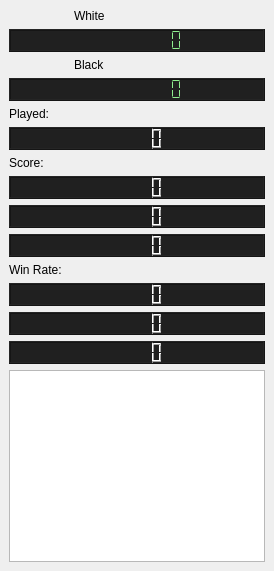
  <widget class="QDockWidget" name="dockWidget">
   <property name="sizePolicy">
    <sizepolicy hsizetype="Preferred" vsizetype="Preferred">
     <horstretch>0</horstretch>
     <verstretch>0</verstretch>
    </sizepolicy>
   </property>
   <property name="autoFillBackground">
    <bool>false</bool>
   </property>
   <property name="styleSheet">
    <string notr="true">QLCDNumber {
	color: lightgreen;
	background-color: rgb(32, 32, 32);
}</string>
   </property>
   <property name="floating">
    <bool>false</bool>
   </property>
   <property name="allowedAreas">
    <set>Qt::AllDockWidgetAreas</set>
   </property>
   <property name="windowTitle">
    <string>Match Details</string>
   </property>
   <attribute name="dockWidgetArea">
    <number>2</number>
   </attribute>
   <widget class="QWidget" name="dockWidgetContents">
    <property name="sizePolicy">
     <sizepolicy hsizetype="Preferred" vsizetype="Preferred">
      <horstretch>0</horstretch>
      <verstretch>0</verstretch>
     </sizepolicy>
    </property>
    <property name="minimumSize">
     <size>
      <width>0</width>
      <height>0</height>
     </size>
    </property>
    <layout class="QVBoxLayout" name="verticalLayout_2">
     <item>
      <widget class="QSplitter" name="splitter">
       <property name="frameShape">
        <enum>QFrame::NoFrame</enum>
       </property>
       <property name="orientation">
        <enum>Qt::Vertical</enum>
       </property>
       <widget class="QWidget" name="layoutWidget">
        <layout class="QVBoxLayout" name="verticalLayout">
         <item>
          <layout class="QHBoxLayout" name="horizontalLayout_5">
           <property name="spacing">
            <number>1</number>
           </property>
           <property name="sizeConstraint">
            <enum>QLayout::SetDefaultConstraint</enum>
           </property>
           <item>
            <widget class="QLabel" name="picLabel1">
             <property name="sizePolicy">
              <sizepolicy hsizetype="Preferred" vsizetype="Preferred">
               <horstretch>1</horstretch>
               <verstretch>0</verstretch>
              </sizepolicy>
             </property>
             <property name="font">
              <font>
               <pointsize>9</pointsize>
              </font>
             </property>
             <property name="text">
              <string/>
             </property>
             <property name="pixmap">
              <pixmap resource="gamewindow.qrc">:/icon/resources/icon/White.png</pixmap>
             </property>
             <property name="alignment">
              <set>Qt::AlignCenter</set>
             </property>
            </widget>
           </item>
           <item>
            <widget class="QLabel" name="label1">
             <property name="sizePolicy">
              <sizepolicy hsizetype="Preferred" vsizetype="Preferred">
               <horstretch>3</horstretch>
               <verstretch>0</verstretch>
              </sizepolicy>
             </property>
             <property name="font">
              <font>
               <family>Arial</family>
               <pointsize>9</pointsize>
              </font>
             </property>
             <property name="text">
              <string>White</string>
             </property>
            </widget>
           </item>
          </layout>
         </item>
         <item>
          <widget class="QLCDNumber" name="lcdNumber_1">
           <property name="sizePolicy">
            <sizepolicy hsizetype="Preferred" vsizetype="Minimum">
             <horstretch>0</horstretch>
             <verstretch>0</verstretch>
            </sizepolicy>
           </property>
           <property name="styleSheet">
            <string notr="true"/>
           </property>
           <property name="smallDecimalPoint">
            <bool>false</bool>
           </property>
           <property name="digitCount">
            <number>9</number>
           </property>
           <property name="segmentStyle">
            <enum>QLCDNumber::Flat</enum>
           </property>
           <property name="value" stdset="0">
            <double>0.000000000000000</double>
           </property>
           <property name="intValue" stdset="0">
            <number>0</number>
           </property>
          </widget>
         </item>
         <item>
          <layout class="QHBoxLayout" name="horizontalLayout_4">
           <property name="spacing">
            <number>1</number>
           </property>
           <property name="sizeConstraint">
            <enum>QLayout::SetDefaultConstraint</enum>
           </property>
           <item>
            <widget class="QLabel" name="picLabel2">
             <property name="sizePolicy">
              <sizepolicy hsizetype="Preferred" vsizetype="Preferred">
               <horstretch>1</horstretch>
               <verstretch>0</verstretch>
              </sizepolicy>
             </property>
             <property name="font">
              <font>
               <pointsize>9</pointsize>
              </font>
             </property>
             <property name="text">
              <string/>
             </property>
             <property name="pixmap">
              <pixmap resource="gamewindow.qrc">:/icon/resources/icon/Black.png</pixmap>
             </property>
             <property name="alignment">
              <set>Qt::AlignCenter</set>
             </property>
            </widget>
           </item>
           <item>
            <widget class="QLabel" name="label2">
             <property name="sizePolicy">
              <sizepolicy hsizetype="Preferred" vsizetype="Preferred">
               <horstretch>3</horstretch>
               <verstretch>0</verstretch>
              </sizepolicy>
             </property>
             <property name="font">
              <font>
               <family>Arial</family>
               <pointsize>9</pointsize>
              </font>
             </property>
             <property name="text">
              <string>Black</string>
             </property>
            </widget>
           </item>
          </layout>
         </item>
         <item>
          <widget class="QLCDNumber" name="lcdNumber_2">
           <property name="sizePolicy">
            <sizepolicy hsizetype="Preferred" vsizetype="Minimum">
             <horstretch>0</horstretch>
             <verstretch>0</verstretch>
            </sizepolicy>
           </property>
           <property name="styleSheet">
            <string notr="true"/>
           </property>
           <property name="smallDecimalPoint">
            <bool>false</bool>
           </property>
           <property name="digitCount">
            <number>9</number>
           </property>
           <property name="segmentStyle">
            <enum>QLCDNumber::Flat</enum>
           </property>
           <property name="value" stdset="0">
            <double>0.000000000000000</double>
           </property>
           <property name="intValue" stdset="0">
            <number>0</number>
           </property>
          </widget>
         </item>
         <item>
          <widget class="QLabel" name="labelGamesPlayed">
           <property name="font">
            <font>
             <family>Arial</family>
             <pointsize>9</pointsize>
            </font>
           </property>
           <property name="text">
            <string>Played:</string>
           </property>
          </widget>
         </item>
         <item>
          <widget class="QLCDNumber" name="scoreLcdNumber_GamesPlayed">
           <property name="sizePolicy">
            <sizepolicy hsizetype="Preferred" vsizetype="Minimum">
             <horstretch>0</horstretch>
             <verstretch>0</verstretch>
            </sizepolicy>
           </property>
           <property name="layoutDirection">
            <enum>Qt::LeftToRight</enum>
           </property>
           <property name="smallDecimalPoint">
            <bool>false</bool>
           </property>
           <property name="digitCount">
            <number>5</number>
           </property>
           <property name="value" stdset="0">
            <double>0.000000000000000</double>
           </property>
          </widget>
         </item>
         <item>
          <widget class="QLabel" name="labelScore">
           <property name="font">
            <font>
             <family>Arial</family>
             <pointsize>9</pointsize>
            </font>
           </property>
           <property name="text">
            <string>Score:</string>
           </property>
          </widget>
         </item>
         <item>
          <widget class="QLCDNumber" name="scoreLcdNumber_1">
           <property name="sizePolicy">
            <sizepolicy hsizetype="Preferred" vsizetype="Minimum">
             <horstretch>0</horstretch>
             <verstretch>0</verstretch>
            </sizepolicy>
           </property>
           <property name="layoutDirection">
            <enum>Qt::LeftToRight</enum>
           </property>
           <property name="smallDecimalPoint">
            <bool>false</bool>
           </property>
           <property name="digitCount">
            <number>5</number>
           </property>
           <property name="value" stdset="0">
            <double>0.000000000000000</double>
           </property>
          </widget>
         </item>
         <item>
          <widget class="QLCDNumber" name="scoreLcdNumber_2">
           <property name="sizePolicy">
            <sizepolicy hsizetype="Preferred" vsizetype="Minimum">
             <horstretch>0</horstretch>
             <verstretch>0</verstretch>
            </sizepolicy>
           </property>
           <property name="frameShape">
            <enum>QFrame::Box</enum>
           </property>
           <property name="frameShadow">
            <enum>QFrame::Raised</enum>
           </property>
           <property name="digitCount">
            <number>5</number>
           </property>
           <property name="mode">
            <enum>QLCDNumber::Dec</enum>
           </property>
          </widget>
         </item>
         <item>
          <widget class="QLCDNumber" name="scoreLcdNumber_draw">
           <property name="sizePolicy">
            <sizepolicy hsizetype="Preferred" vsizetype="Minimum">
             <horstretch>0</horstretch>
             <verstretch>0</verstretch>
            </sizepolicy>
           </property>
           <property name="smallDecimalPoint">
            <bool>false</bool>
           </property>
           <property name="digitCount">
            <number>5</number>
           </property>
          </widget>
         </item>
         <item>
          <widget class="QLabel" name="labelWinningRate">
           <property name="font">
            <font>
             <family>Arial</family>
             <pointsize>9</pointsize>
            </font>
           </property>
           <property name="text">
            <string>Win Rate:</string>
           </property>
          </widget>
         </item>
         <item>
          <widget class="QLCDNumber" name="winningRateLcdNumber_1">
           <property name="sizePolicy">
            <sizepolicy hsizetype="Preferred" vsizetype="Minimum">
             <horstretch>0</horstretch>
             <verstretch>0</verstretch>
            </sizepolicy>
           </property>
           <property name="smallDecimalPoint">
            <bool>false</bool>
           </property>
           <property name="digitCount">
            <number>5</number>
           </property>
          </widget>
         </item>
         <item>
          <widget class="QLCDNumber" name="winningRateLcdNumber_2">
           <property name="sizePolicy">
            <sizepolicy hsizetype="Preferred" vsizetype="Minimum">
             <horstretch>0</horstretch>
             <verstretch>0</verstretch>
            </sizepolicy>
           </property>
           <property name="smallDecimalPoint">
            <bool>false</bool>
           </property>
           <property name="digitCount">
            <number>5</number>
           </property>
          </widget>
         </item>
         <item>
          <widget class="QLCDNumber" name="winningRateLcdNumber_draw">
           <property name="sizePolicy">
            <sizepolicy hsizetype="Preferred" vsizetype="Minimum">
             <horstretch>0</horstretch>
             <verstretch>0</verstretch>
            </sizepolicy>
           </property>
           <property name="smallDecimalPoint">
            <bool>false</bool>
           </property>
           <property name="digitCount">
            <number>5</number>
           </property>
          </widget>
         </item>
         <item>
          <layout class="QHBoxLayout" name="horizontalLayout_2"/>
         </item>
         <item>
          <widget class="MoveListView" name="listView">
           <property name="font">
            <font>
             <pointsize>7</pointsize>
            </font>
           </property>
          </widget>
         </item>
        </layout>
       </widget>
      </widget>
     </item>
    </layout>
   </widget>
  </widget>
